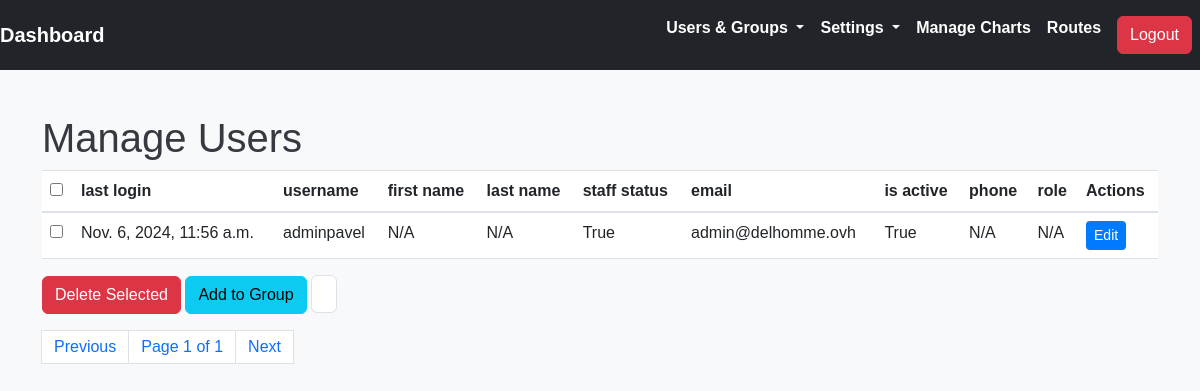
The page /user_management/ (signed in) on the database its author committed.
### core/models.py (models this page shows, shortened)
class VersionedModel(models.Model):
    version = models.PositiveIntegerField(default=1)
    last_modified = models.DateTimeField(auto_now=True)
    created_at = models.DateTimeField(default=timezone.now)
    class Meta:
        abstract = True

class CustomUser(VersionedModel, AbstractUser):
    email = models.EmailField(unique=True)
    is_active = models.BooleanField(default=True)
    phone = models.CharField(max_length=15, blank=True, null=True)
    address = models.TextField(blank=True, null=True)
    is_verified = models.TextField(blank=True, null=True)
    role = models.CharField(max_length=50, blank=True, null=True)
    def __str__(self):
        return self.username

### admin_core/views.py (the view)
# urls.py: path('user_management/', user_management_view, name='user_management'),
@login_required
def user_management_view(request):
    visible_user_fields = Setting.get_visible_fields('CustomUser')
    essential_fields = ['username', 'email']
    fields_to_display = [
        field for field in CustomUser._meta.fields
        if field.name in visible_user_fields or field.name in essential_fields
    ]
    users = CustomUser.objects.all()
    paginator = Paginator(users, 10)  # 10 users per page
    page_number = request.GET.get('page')
    page_obj = paginator.get_page(page_number)
    context = {
        'page_obj': page_obj,
        'fields_to_display': fields_to_display
    }
    return render(request, 'admin_core/users/user_management.html', context)

### admin_core/models.py (called while the page is built)
    @staticmethod
    def get_visible_fields(model_name):
        setting = Setting.objects.filter(key=f'{model_name}_visible_fields').first()
        return setting.value.split(',') if setting and setting.value else []

### admin_core/templatetags/custom_filters.py (called while the page is built)
@register.filter
def get_attr(obj, attr_name):
    print("Passage dans custom filters ")
    print(f"get_attr de objet : {obj} et de attr_name : {attr_name}")
    return getattr(obj, attr_name, "None")

### admin_core/templates/admin_core/users/user_management.html (shortened to what this page needs)
{% extends "admin_core/base/base_admin.html" %}
{% block content %}
{% load custom_filters %}
<h1>Manage Users</h1>
<form method="post" action="{% url 'bulk_user_action' %}" id="userForm">
    <div style="overflow-x: auto;">
        <table class="table">
            <thead>
                <tr>
                    <th><input type="checkbox" id="selectAll"></th>
                    {% for field in fields_to_display %}
                    <th>{{ field.verbose_name }}</th>
                    {% endfor %}
                    <th>Actions</th>
                </tr>
            </thead>
            <tbody>
                {% for user in page_obj %}
                <tr>
                    <td><input type="checkbox" name="selected_users" value="{{ user.id }}"></td>
                    {% for field in fields_to_display %}
                    <td>{{ user|get_attr:field.name|default:"N/A" }}</td>
                    {% endfor %}
                    <td><a href="{% url 'edit_user' user.id %}" class="btn btn-sm btn-primary">Edit</a></td>
                </tr>
                {% endfor %}
            </tbody>
        </table>
    </div>
    <button type="submit" name="action" value="delete" class="btn btn-danger">Delete Selected</button>
    <button type="submit" name="action" value="add_to_group" class="btn btn-info">Add to Group</button>
    <select name="group_id" class="form-control d-inline w-auto">
    </select>
</form>
<div class="pagination mt-3">
    <span class="page-link">{% if page_obj.has_previous %}<a href="?page={{ page_obj.previous_page_number }}">Previous</a>{% else %}Previous{% endif %}</span>
    <span class="page-link">Page {{ page_obj.number }} of {{ page_obj.paginator.num_pages }}</span>
    <span class="page-link">{% if page_obj.has_next %}<a href="?page={{ page_obj.next_page_number }}">Next</a>{% else %}Next{% endif %}</span>
</div>
{% endblock %}

### admin_core/templates/admin_core/base/base_admin.html (shortened to what this page needs)
{% load static %}
<!DOCTYPE html>
<html lang="en">
<head>
    <link href="https://stackpath.bootstrapcdn.com/bootstrap/4.5.2/css/bootstrap.min.css" rel="stylesheet">
    <link href="https://cdn.jsdelivr.net/npm/bootstrap@5.3.0/dist/css/bootstrap.min.css" rel="stylesheet">
    <link rel="stylesheet" href="{% static 'css/admin_custom.css' %}">
</head>
<body>
    {% include "./navigation.html" %}
    <div class="container mt-4">
        {% block content %}{% endblock %}
    </div>
</body>
</html>

### admin_core/templates/admin_core/base/navigation.html (shortened to what this page needs)
<nav class="navbar navbar-expand-lg navbar-dark bg-dark">
    <a class="navbar-brand" href="{% url 'dashboard' %}">Dashboard</a>
    <div class="collapse navbar-collapse" id="navbarNav">
        <ul class="navbar-nav ml-auto">
            <li class="nav-item dropdown">
                <a class="nav-link dropdown-toggle" href="#" id="userMenu" role="button" data-toggle="dropdown" aria-haspopup="true" aria-expanded="false">
                    Users & Groups
                </a>
            </li>
            <li class="nav-item dropdown">
                <a class="nav-link dropdown-toggle" href="#" id="settingsMenu" role="button" data-toggle="dropdown" aria-haspopup="true" aria-expanded="false">
                    Settings
                </a>
            </li>
            <li class="nav-item">
                <a class="nav-link" href="{% url 'manage_charts' %}">Manage Charts</a>
            </li>
            <li class="nav-item">
                <a class="nav-link" href="{% url 'list_routes' %}">Routes</a>
            </li>
            <li class="nav-item">
                <a class="nav-link" href="{% url 'logout' %}">
                    <div class="btn btn-danger">Logout</div>
                </a>
            </li>
        </ul>
    </div>
</nav>

### static/css/admin_custom.css (style rules this page uses)
body { background-color: #f8f9fa; font-family: Arial, sans-serif; }
.navbar { background-color: #343a40; }
.navbar-brand, .nav-link { color: #ffffff !important; font-weight: bold; }
.container { padding-top: 20px; }
h1, h3 { color: #343a40; }
.btn-primary { background-color: #007bff; border: none; }

### rows shown on the page
CustomUser: fields_to_display "Nov. 6, 2024, 11:56 a.m." "adminpavel" "N/A" "N/A" "True" "admin@delhomme.ovh" "True" "N/A" "N/A"

### other values the page prints
{{ field.verbose_name }} "last login" "username" "first name" "last name" "staff status" "email" "is active" "phone" "role"
{{ page_obj.number }} "1"
{{ page_obj.paginator.num_pages }} "1"
